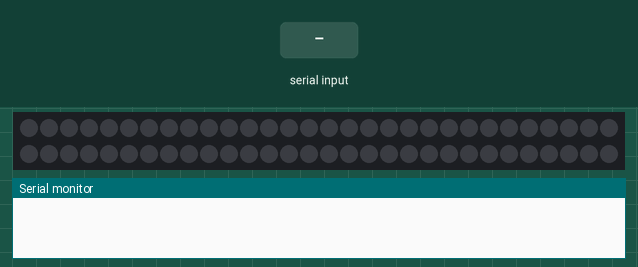
The sketch below on a simulated Seeed XIAO (SAMD21). Parts: 60 RGB LEDs in strip order, left to right, continuing on the next row, the last lines printed to the serial monitor. Inputs (shaded band) come from the test bench. Dim RGB values are drawn brighter than linear.

Above: at 1.2 s.
1.3 s: "N\n" received over Serial
At 2.1 s:
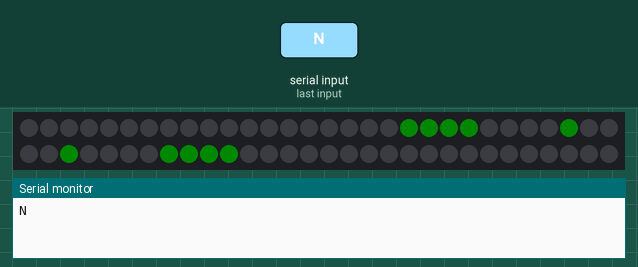
2.8 s: "R\n" received over Serial
At 3.3 s:
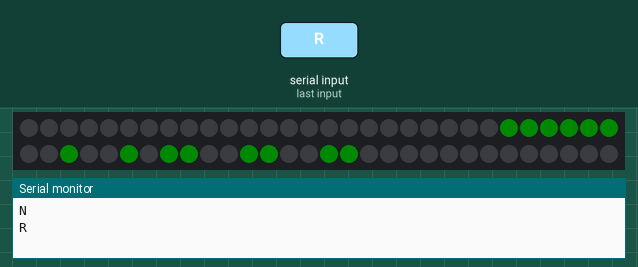
4.3 s: "90,45\n" received over Serial
At 5.5 s:
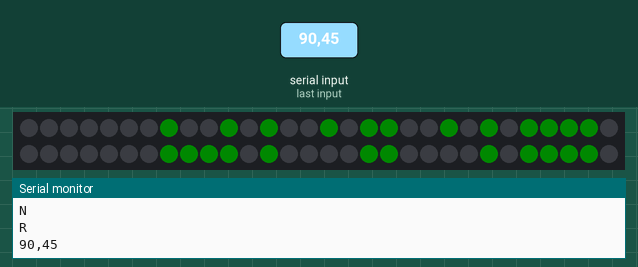
5.8 s: "6\n" received over Serial
At 6.8 s:
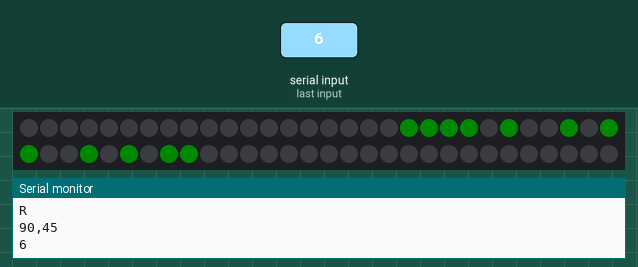
Timing chart, 0 to 8.3 s (numbered marks = the images above; inputs shaded):
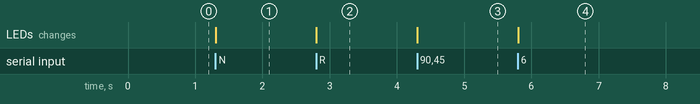

The sketch:

Xiao_Neopixel_10x6_Gear_Display.ino
```cpp
// Takes serial data and updates the display accordingly
// Serial inputs:
// Number results in the number being displayed. Ranges from 0 to 99
// N results in letter N being displayed
// R results in letter R being displayed
// OFF turns off the display
// COLOR#xxyyzz changes the color of display

#include <Adafruit_NeoPixel.h>
#include "Digits.h"

const bool* digits[] = {
  number0, number1, number2, number3, number4, number5, number6, number7, number8, number9, blank, letterN, letterR
};


int r = 0;    //
int g = 255;  // Default color
int b = 0;    //
//int c;
int number = 0; // Used as index for digits[] array
int firstDigit;   //First digit of the displayed number if it's greater than 10
int secondDigit;  //Second digit of the displayed number if it's greater than 10 or the only digit if it's under 10, N or R
int xOffset;  //Number of offset pixels in x-direction (0-9) to offset the displayed digit
int yOffset;  //Number of offset pixels in y-direction (0-5) to offset the displayed digit
int lastNumber = 0;  // store last displayed number
String input = "";  //Declare input as string, clear it, leave it of unknown size

#define PIN D0  // Data in pin of the 6x10 neopixel matrix display

#define NUMPIXELS 60  // 6x10=60

Adafruit_NeoPixel pixels(NUMPIXELS, PIN, NEO_GRB + NEO_KHZ800);

#define DELAYVAL 500  // Time (in milliseconds) to pause between pixels

void setup() {
  pixels.begin();  // INITIALIZE NeoPixel strip object (REQUIRED)
  pixels.setBrightness(10); //Set max brightness of pixels; comment out if you want to use full range of colors (0-255)
  Serial.begin(115200); //Initialize the serial communication
  while (!Serial) { //wait for serial to connect before proceeding to the loop
    ;
  }
}

void loop() {
  pixels.clear(); //clear the contents of display
  while (Serial.available()) {  //if there is data on the serial lines...
    char c = Serial.read(); //store it in to a variable c
    if (c == '\n' || c == '\r') { //if the read characters are new line or whetever the other one is...
      input.trim(); //remove the last part (the new line mark)
      if (input == "N") { //if input is N, or 11X proceed to show letter N
        drawDigit(11, 2, 0, r, g, b);  // 'N'
      } else if (input == "R") {  //if input is R, or bigger than 12X proceed to show letter R
        drawDigit(12, 3, 0, r, g, b);  // 'R'
      } else if (input == "OFF") { //self explanatory
        drawDigit(10, 0, 0, r, g, b);
      }
      else if (input.startsWith("COLOR#")) {  //If input starts with "Color#"...
        String hexColor = input.substring(6); //read the input and ignore the Color# part
        if (hexColor.length() == 6) { //set the color data to 6 characters
          long number = strtol(hexColor.c_str(), NULL, 16);  //store the data in hex format to number
          r = (number >> 16) & 0xFF;  //extract the data for red color
          g = (number >> 8) & 0xFF; //extract the data for green color
          b = number & 0xFF;  //extract the data for blue color
          Serial.print("Color set to: ");
          Serial.print(r); Serial.print(", ");
          Serial.print(g); Serial.print(", ");
          Serial.println(b);
          //this next part is needed to update the display after color has been changed, otherwise it will be off. Does not work yet for OFF command
          int firstDigit = lastNumber / 10; //Devide the last number by 10 to get the first digit (int will ignore the decimal palces)
          int secondDigit = lastNumber % 10;  //Modulo the last number by 10 to get the reminder when deviding by 10
          int xOffset = (firstDigit == 0) ? -3 : 0; //if the number has 1 digit (smaller than 10), offset the first digit to be in center
          if (firstDigit == 0) firstDigit = 10;
          pixels.clear();
          drawDigit(firstDigit, 0, 0, r, g, b);
          drawDigit(secondDigit, xOffset + 5, 0, r, g, b);
          pixels.show();
        }
      } else {
        int number = input.toInt();
        lastNumber = number;
        int firstDigit = number / 10;
        int secondDigit = number % 10;
        int xOffset = (firstDigit == 0) ? -3 : 0;
        if (firstDigit != 0) drawDigit(firstDigit, 0, 0, r, g, b);
        drawDigit(secondDigit, xOffset + 5, 0, r, g, b);
      }
      pixels.show();
      Serial.println(input);
      input = ""; // Reset after processing
    } else {
      input += c;
    }
  }
}

void drawDigit(int number, int xOffset, int yOffset, int r, int g, int b) {
  const bool* layout = digits[number];
  for (int y = 0; y < 6; y++) {
    for (int x = 0; x < 5; x++) {
      int i = y * 5 + x;
      if (layout[i]) {
        int px = x + xOffset;
        int py = y + yOffset;
        int index = getPixelIndex(px, py);
        pixels.setPixelColor(index, r, g, b);
      }
    }
  }
}

int getPixelIndex(int x, int y) {
  return x * 6 + (5 - y);
}
```

Source omitted: Digits.h (data table, 1860 bytes)

Measured:
- after the input at 1.3 s, the LEDs: change at once (image 1)
- after the input at 2.8 s, the LEDs: change at once (image 2)
- after the input at 4.3 s, the LEDs: change at once (image 3)
- after the input at 5.8 s, the LEDs: change at once (image 4)
